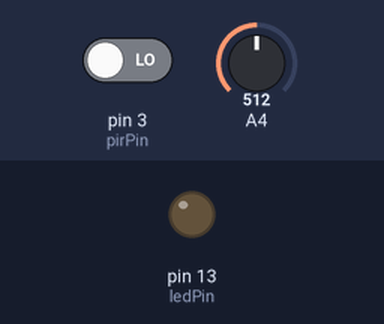
Simulated run of this sketch. Board: Arduino Uno, built with avr-gcc and run on an emulated ATmega328P. On the bench: output pins drawn as LEDs (lit = HIGH). The inputs (shaded band) are chosen by the test bench; at power-on: pin 3 (pirPin) LOW, A4 = 512.

Above: at 1.8 s.
1.9 s: pin 3 (pirPin) driven HIGH
At 2.3 s:
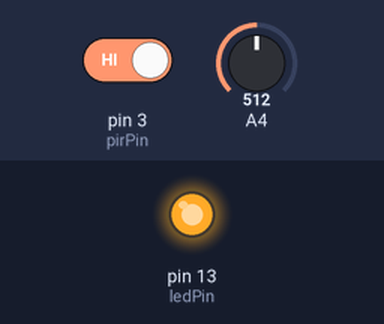
3.5 s: pin 3 (pirPin) driven LOW
At 5.0 s:
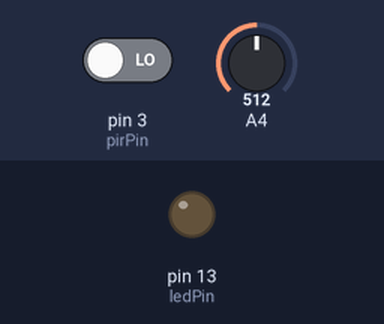
Timing chart, 0 to 6.5 s (numbered marks = the images above; inputs shaded):
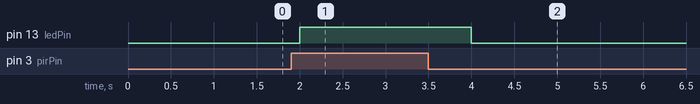

The sketch:

HC-SR05_with_LDR.ino
```cpp
//人体感应模块实例代码;
int ledPin = 13;
int pirPin = 3;

int pirValue;
int sec = 0;

void setup()
{
  pinMode(ledPin, OUTPUT);
  pinMode(pirPin, INPUT);

  digitalWrite(ledPin, LOW);
  Serial.begin(9600);
}

void loop()
{
  int val = analogRead(A4);
  if (val > 500) {
    pirValue = digitalRead(pirPin);
    digitalWrite(ledPin, pirValue);
  } else {
    digitalWrite(ledPin, LOW);
  }

  // 以下注释可以观察传感器输出状态
  delay(1000);
}
```

Measured:
- after the input at 1.9 s, pin 13 (ledPin): LOW → HIGH after 0.10 s
- after the input at 3.5 s, pin 13 (ledPin): HIGH → LOW after 0.50 s
